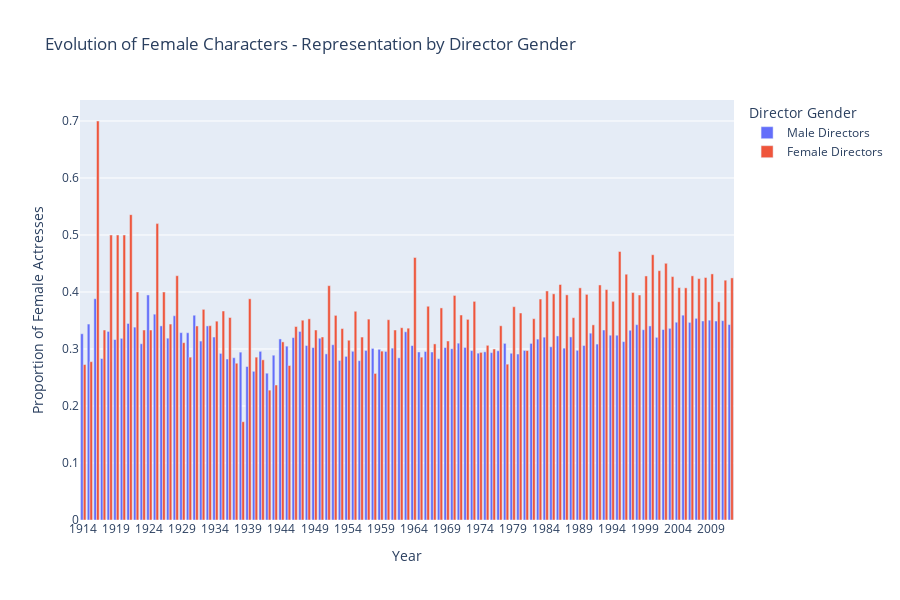

Notebook code cell kept with this figure:
### Markdown cell above
## Number of actors distribution

### Code cell
# Group by movie release date and calculate the proportion of female actors (actor_gender_binary == 1)
characters_gender_time_M = actors_age_M.groupby("movie_release_date")["actor_gender_binary"].mean().reset_index()
characters_gender_time_F = actors_age_F.groupby("movie_release_date")["actor_gender_binary"].mean().reset_index()

# Add the number of movies for each year
release_years_M = actors_age_M.groupby("movie_release_date")["wikipedia_movie_id"].count()
release_years_F = actors_age_F.groupby("movie_release_date")["wikipedia_movie_id"].count()

characters_gender_time_M["Num_movies"] = release_years_M.values
characters_gender_time_F["Num_movies"] = release_years_F.values

# Create the plot with Plotly
fig = go.Figure()

# Female representation for male-directed movies
fig.add_trace(go.Bar(
    x=characters_gender_time_M["movie_release_date"],
    y=characters_gender_time_M["actor_gender_binary"],  # Proportion of female actresses
    name="Male Directors",
    width=0.4,
    offsetgroup=0  # Ensures the bars for male and female directors are side by side
))

# Female representation for female-directed movies
fig.add_trace(go.Bar(
    x=characters_gender_time_F["movie_release_date"],
    y=characters_gender_time_F["actor_gender_binary"],  # Proportion of female actresses
    name="Female Directors",
    width=0.4,
    offsetgroup=1  # Ensures the bars for male and female directors are side by side
))

# Customize the layout
fig.update_layout(
    title="Evolution of Female Characters - Representation by Director Gender",
    xaxis_title="Year",
    yaxis_title="Proportion of Female Actresses",
    barmode="group",  # Grouped bars
    xaxis=dict(
        tickmode='array',
        tickvals=characters_gender_time_M["movie_release_date"][::5],  # Display ticks every 5 years
        ticktext=characters_gender_time_M["movie_release_date"][::5]
    ),
    legend_title="Director Gender",
    height=600
)

### Figure 1 — Plotly figure (JSON) as saved in the notebook; plotly's stock layout.template omitted (floating-point values rounded to 4 significant figures)
{"data": [{"name": "Male Directors", "offsetgroup": "0", "type": "bar", "width": 0.4, "x": [1914, 1915, 1916, 1917, 1918, 1919, 1920, 1921, 1922, 1923, 1924, 1925, 1926, 1927, 1928, 1929, 1930, 1931, 1932, 1933, 1934, 1935, 1936, 1937, 1938, 1939, 1940, 1941, 1942, 1943, 1944, 1945, 1946, 1947, 1948, 1949, 1950, 1951, 1952, 1953, 1954, 1955, 1956, 1957, 1958, 1959, 1960, 1961, 1962, 1963, 1964, 1965, 1966, 1967, 1968, 1969, 1970, 1971, 1972, 1973, 1974, 1975, 1976, 1977, 1978, 1979, 1980, 1981, 1982, 1983, 1984, 1985, 1986, 1987, 1988, 1989, 1990, 1991, 1992, 1993, 1994, 1995, 1996, 1997, 1998, 1999, 2000, 2001, 2002, 2003, 2004, 2005, 2006, 2007, 2008, 2009, 2010, 2011, 2012], "y": [0.3267, 0.3438, 0.3882, 0.2833, 0.3308, 0.3167, 0.3187, 0.3448, 0.3384, 0.3092, 0.3948, 0.3611, 0.3406, 0.319, 0.3583, 0.3287, 0.3286, 0.3593, 0.3139, 0.3405, 0.321, 0.2923, 0.2824, 0.2847, 0.2945, 0.2693, 0.2609, 0.2959, 0.2575, 0.2891, 0.3176, 0.305, 0.32, 0.3308, 0.3061, 0.3025, 0.3189, 0.2915, 0.3075, 0.2799, 0.2871, 0.296, 0.2795, 0.2975, 0.3011, 0.2995, 0.2957, 0.3015, 0.2845, 0.3302, 0.306, 0.2948, 0.2957, 0.2947, 0.283, 0.3025, 0.3005, 0.3103, 0.3028, 0.2972, 0.2927, 0.2951, 0.2937, 0.2968, 0.3099, 0.2925, 0.2912, 0.2975, 0.3098, 0.3174, 0.3207, 0.304, 0.3229, 0.3015, 0.3212, 0.2977, 0.3062, 0.3278, 0.3086, 0.3333, 0.3242, 0.3242, 0.3129, 0.3329, 0.3427, 0.3338, 0.3405, 0.3204, 0.3341, 0.3363, 0.347, 0.3594, 0.3467, 0.3538, 0.3492, 0.3506, 0.3491, 0.3497, 0.3429]}, {"name": "Female Directors", "offsetgroup": "1", "type": "bar", "width": 0.4, "x": [1914, 1915, 1916, 1917, 1918, 1919, 1920, 1921, 1922, 1923, 1924, 1925, 1926, 1927, 1928, 1929, 1930, 1931, 1932, 1933, 1934, 1935, 1936, 1937, 1938, 1939, 1940, 1941, 1942, 1943, 1944, 1945, 1946, 1947, 1948, 1949, 1950, 1951, 1952, 1953, 1954, 1955, 1956, 1957, 1958, 1959, 1960, 1961, 1962, 1963, 1964, 1965, 1966, 1967, 1968, 1969, 1970, 1971, 1972, 1973, 1974, 1975, 1976, 1977, 1978, 1979, 1980, 1981, 1982, 1983, 1984, 1985, 1986, 1987, 1988, 1989, 1990, 1991, 1992, 1993, 1994, 1995, 1996, 1997, 1998, 1999, 2000, 2001, 2002, 2003, 2004, 2005, 2006, 2007, 2008, 2009, 2010, 2011, 2012], "y": [0.2727, 0.2778, 0.7, 0.3333, 0.5, 0.5, 0.5, 0.5357, 0.4, 0.3333, 0.3333, 0.52, 0.4, 0.3438, 0.4286, 0.3111, 0.2857, 0.3404, 0.3696, 0.3409, 0.3488, 0.3667, 0.3553, 0.275, 0.1724, 0.3881, 0.2857, 0.281, 0.2278, 0.2368, 0.3125, 0.271, 0.3394, 0.3505, 0.3529, 0.3333, 0.3211, 0.4111, 0.359, 0.3358, 0.3154, 0.3662, 0.321, 0.3525, 0.2571, 0.2963, 0.3514, 0.3333, 0.3373, 0.3365, 0.4605, 0.2857, 0.375, 0.3089, 0.3721, 0.314, 0.3939, 0.3596, 0.352, 0.3836, 0.2941, 0.3065, 0.3, 0.3407, 0.2734, 0.3742, 0.3632, 0.2973, 0.3532, 0.3876, 0.4018, 0.3968, 0.4131, 0.395, 0.3549, 0.4073, 0.3958, 0.3424, 0.4124, 0.4043, 0.3837, 0.4711, 0.4312, 0.399, 0.3947, 0.4281, 0.4654, 0.4374, 0.4503, 0.427, 0.4077, 0.4073, 0.4283, 0.4235, 0.4254, 0.4318, 0.3828, 0.4207, 0.4247]}], "layout": {"barmode": "group", "height": 600, "legend": {"title": {"text": "Director Gender"}}, "title": {"text": "Evolution of Female Characters - Representation by Director Gender"}, "xaxis": {"tickmode": "array", "ticktext": [1914, 1919, 1924, 1929, 1934, 1939, 1944, 1949, 1954, 1959, 1964, 1969, 1974, 1979, 1984, 1989, 1994, 1999, 2004, 2009], "tickvals": [1914, 1919, 1924, 1929, 1934, 1939, 1944, 1949, 1954, 1959, 1964, 1969, 1974, 1979, 1984, 1989, 1994, 1999, 2004, 2009], "title": {"text": "Year"}}, "yaxis": {"title": {"text": "Proportion of Female Actresses"}}}}
